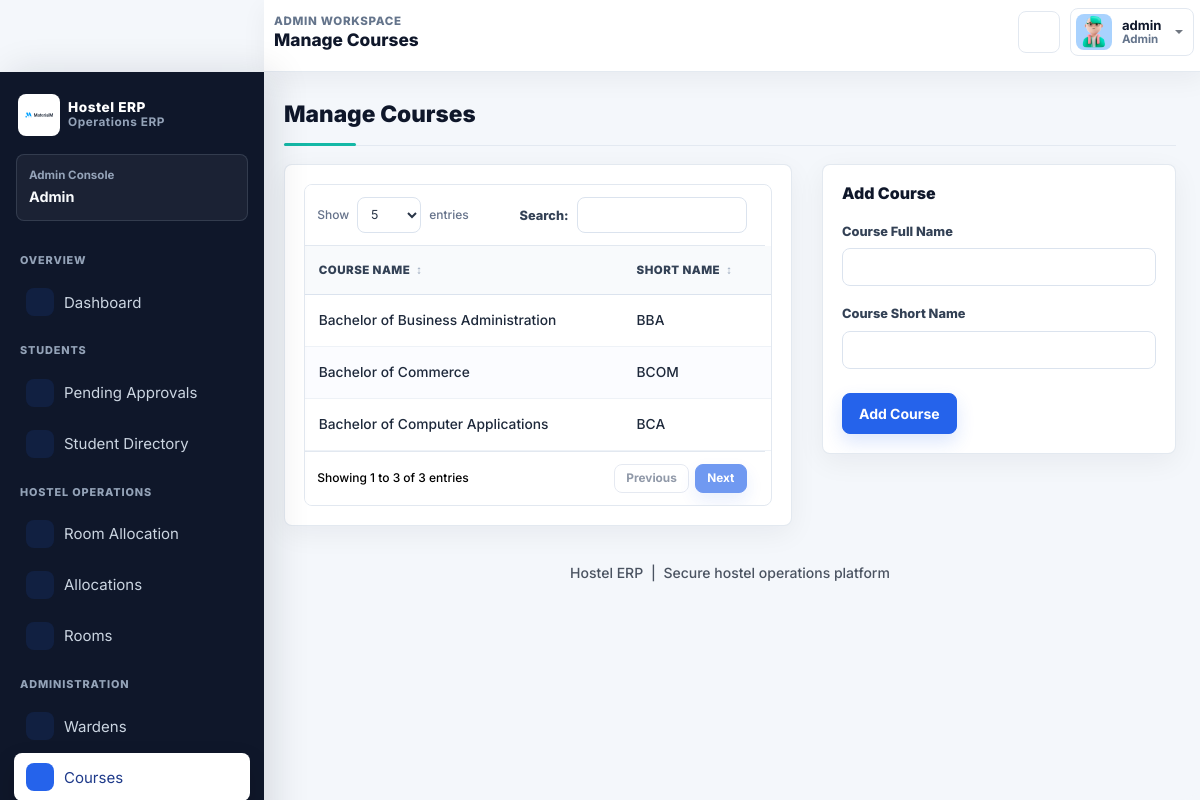
Screenshot of /admin/manage-courses.php (signed in) with the database file from the repository.
### tables this page shows
CREATE TABLE `courses` (
  `id` int(11) NOT NULL AUTO_INCREMENT,
  `course_fn` varchar(255) DEFAULT NULL,
  `course_sn` varchar(100) DEFAULT NULL,
  `created_at` timestamp NOT NULL DEFAULT current_timestamp(),
  PRIMARY KEY (`id`)
);

### includes/course-helpers.php (called while the page is built, shortened)
<?php
if (!function_exists('get_table_columns_meta')) {
    function get_table_columns_meta(mysqli $mysqli, string $table): array
    {
        $columns = [];
        $result = $mysqli->query("SHOW COLUMNS FROM `{$table}`");
        if ($result) {
            while ($row = $result->fetch_assoc()) {
                $columns[$row['Field']] = $row;
            }
        }
        return $columns;
    }
}
if (!function_exists('find_matching_column')) {
    function find_matching_column(array $columns, array $candidates): ?string
    {
        foreach ($candidates as $candidate) {
            if (isset($columns[$candidate])) {
                return $candidate;
            }
        }
        return null;
    }
}
if (!function_exists('ensure_courses_schema')) {
    function ensure_courses_schema(mysqli $mysqli): array
    {
        $mysqli->query(
            "CREATE TABLE IF NOT EXISTS courses (
                id INT AUTO_INCREMENT PRIMARY KEY,
                course_fn VARCHAR(255) DEFAULT NULL,
                course_sn VARCHAR(100) DEFAULT NULL,
                created_at TIMESTAMP DEFAULT CURRENT_TIMESTAMP
            )"
        );
        $columnsMeta = get_table_columns_meta($mysqli, 'courses');
        $columns = array_keys($columnsMeta);
        return $columns;
    }
}
if (!function_exists('resolve_course_schema')) {
    function resolve_course_schema(mysqli $mysqli): array
    {
        ensure_courses_schema($mysqli);
        $columnsMeta = get_table_columns_meta($mysqli, 'courses');
        $fullColumn = find_matching_column($columnsMeta, [
            'course_fn',
            'course_full_name',
            'coursefullname',
            'courseFullName',
            'course_name',
            'courseName',
            'full_name',
            'fullname',
            'name',
            'title',
            'course',
        ]);
        $shortColumn = find_matching_column($columnsMeta, [
            'course_sn',
            'course_short_name',
            'courseShortName',
            'course_code',
            'courseCode',
            'short_name',
            'shortname',
            'short',
            'code',
        ]);
        return [
            'columns' => $columnsMeta,
            'full' => $fullColumn ?? 'course_fn',
            'short' => $shortColumn ?? 'course_sn',
        ];
    }
}
if (!function_exists('fetch_courses')) {
    function fetch_courses(mysqli $mysqli): array
    {
        $schema = resolve_course_schema($mysqli);
        $fullColumn = $schema['full'];
        $shortColumn = $schema['short'];
        $courses = [];
        $result = $mysqli->query("SELECT id, `{$fullColumn}` AS course_fn, `{$shortColumn}` AS course_sn FROM `courses` ORDER BY `{$fullColumn}` ASC");
        if ($result) {
            while ($row = $result->fetch_assoc()) {
                $courses[] = $row;
            }
        }
        return $courses;
    }
}

### admin/manage-courses.php (the view, shortened to what this page needs)
<?php
require_once('../includes/dbconn.php');
require_once('../includes/course-helpers.php');
$courseFull = '';
$courseShort = '';
$courses = fetch_courses($mysqli);
?>
<!DOCTYPE html>
<html lang="en">
<head>
    <link rel="stylesheet" href="../assets/css/styles.min.css">
    <link rel="stylesheet" href="../assets/css/hostel-custom.css?v=20260402b">
</head>
<body>
<div class="page-wrapper" id="main-wrapper" data-layout="vertical" data-sidebar-position="fixed" data-header-position="fixed" data-sidebartype="full">
    <aside class="left-sidebar">
        <?php include('../includes/sidebar.php'); ?>
    </aside>
    <div class="body-wrapper">
        <header class="app-header">
            <?php include('../includes/navigation.php'); ?>
        </header>
        <div class="container-fluid">
            <div class="hostel-page-header">
                <h3 class="mb-1">Manage Courses</h3>
            </div>
            <div class="row">
                <div class="col-lg-7">
                    <div class="card content-card">
                        <div class="card-body">
                            <div class="hostel-datatable" data-page-size="5" data-empty-message="No courses added yet">
                            <div class="table-responsive">
                                <table class="table align-middle compact-table js-hostel-table">
                                    <thead>
                                        <tr>
                                            <th>Course Name</th>
                                            <th>Short Name</th>
                                        </tr>
                                    </thead>
                                    <tbody>
                                        <?php if ($courses): ?>
                                        <?php foreach ($courses as $course): ?>
                                        <tr>
                                            <td><?php echo htmlspecialchars($course['course_fn']); ?></td>
                                            <td><?php echo htmlspecialchars($course['course_sn']); ?></td>
                                        </tr>
                                        <?php endforeach; ?>
                                        <?php else: ?>
                                        <tr class="empty-row">
                                            <td colspan="2" class="text-center py-4">No courses added yet</td>
                                        </tr>
                                        <?php endif; ?>
                                    </tbody>
                                </table>
                            </div>
                            </div>
                        </div>
                    </div>
                </div>
                <div class="col-lg-5">
                    <div class="card content-card">
                        <div class="card-body">
                            <h4 class="card-title mb-3">Add Course</h4>
                            <form method="POST">
                                <div class="mb-3">
                                    <label class="form-label">Course Full Name</label>
                                    <input type="text" name="course_fn" class="form-control" value="<?php echo htmlspecialchars($courseFull); ?>" required>
                                </div>
                                <div class="mb-4">
                                    <label class="form-label">Course Short Name</label>
                                    <input type="text" name="course_sn" class="form-control" value="<?php echo htmlspecialchars($courseShort); ?>" required>
                                </div>
                                <button type="submit" name="submit" class="btn btn-primary">Add Course</button>
                            </form>
                        </div>
                    </div>
                </div>
            </div>
            <?php include('../includes/footer.php'); ?>
        </div>
    </div>
</div>
</body>
</html>

### rows the page displays
courses: course_fn "Bachelor of Business Administration", course_sn "BBA"
courses: course_fn "Bachelor of Commerce", course_sn "BCOM"
courses: course_fn "Bachelor of Computer Applications", course_sn "BCA"

### other values shown
$portalTagline "Operations ERP"
$portalTitle "Admin Console"
$portalRole "Admin"
$section "OVERVIEW"
$item['label'] "Dashboard"
$section "STUDENTS"
$item['label'] "Pending Approvals"
$item['label'] "Student Directory"
$section "HOSTEL OPERATIONS"
$item['label'] "Room Allocation"
$item['label'] "Allocations"
$item['label'] "Rooms"
$section "ADMINISTRATION"
$item['label'] "Wardens"
$item['label'] "Courses"
